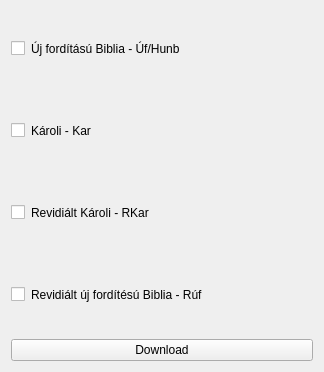
<?xml version="1.0" encoding="UTF-8"?>
<ui version="4.0">
 <class>btnBooksDownload</class>
 <widget class="QWidget" name="btnBooksDownload">
  <property name="geometry">
   <rect>
    <x>0</x>
    <y>0</y>
    <width>324</width>
    <height>372</height>
   </rect>
  </property>
  <property name="windowTitle">
   <string>Bilbe Books</string>
  </property>
  <layout class="QVBoxLayout" name="verticalLayout">
   <item>
    <layout class="QHBoxLayout" name="horizontalLayout_4" stretch="0,1">
     <item>
      <widget class="QCheckBox" name="checkHUNB">
       <property name="text">
        <string/>
       </property>
       <property name="checked">
        <bool>false</bool>
       </property>
      </widget>
     </item>
     <item>
      <widget class="QLabel" name="label_4">
       <property name="text">
        <string>Új fordítású Biblia - Úf/Hunb</string>
       </property>
      </widget>
     </item>
    </layout>
   </item>
   <item>
    <layout class="QHBoxLayout" name="horizontalLayout" stretch="0,1">
     <item>
      <widget class="QCheckBox" name="checkKB">
       <property name="text">
        <string/>
       </property>
      </widget>
     </item>
     <item>
      <widget class="QLabel" name="label">
       <property name="text">
        <string>Károli - Kar</string>
       </property>
      </widget>
     </item>
    </layout>
   </item>
   <item>
    <layout class="QHBoxLayout" name="horizontalLayout_2" stretch="0,1">
     <item>
      <widget class="QCheckBox" name="checkKSZE">
       <property name="text">
        <string/>
       </property>
      </widget>
     </item>
     <item>
      <widget class="QLabel" name="label_2">
       <property name="text">
        <string>Revidiált Károli - RKar</string>
       </property>
      </widget>
     </item>
    </layout>
   </item>
   <item>
    <layout class="QHBoxLayout" name="horizontalLayout_5" stretch="0,1">
     <item>
      <widget class="QCheckBox" name="checkRUF">
       <property name="text">
        <string/>
       </property>
      </widget>
     </item>
     <item>
      <widget class="QLabel" name="label_5">
       <property name="text">
        <string>Revidiált új fordítésú Biblia - Rúf</string>
       </property>
      </widget>
     </item>
    </layout>
   </item>
   <item>
    <widget class="QPushButton" name="btnDownloadBooks">
     <property name="text">
      <string>Download</string>
     </property>
    </widget>
   </item>
  </layout>
 </widget>
 <resources/>
 <connections/>
</ui>
